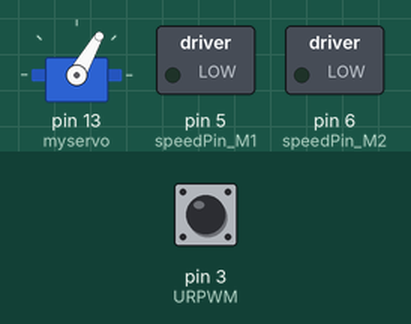
This sketch was run on a simulated Arduino Uno, built with avr-gcc and run on an emulated ATmega328P. Parts: servo, switched loads named in the sketch (green lamp = pin HIGH). The inputs (shaded band) are chosen by the test bench; at power-on: pin 3 (URPWM) LOW. Pins used as bus, display or sensor lines are not drawn; what the sketch prints to the serial monitor is not drawn.

Above: at 2.2 s.
2.3 s: pin 3 (URPWM) pulsed HIGH 2 times (0.12 s each, 0.3 s apart)
At 2.9 s:
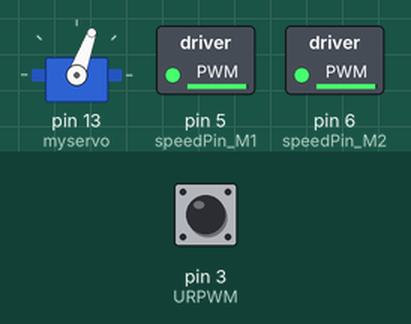
At 3.9 s:
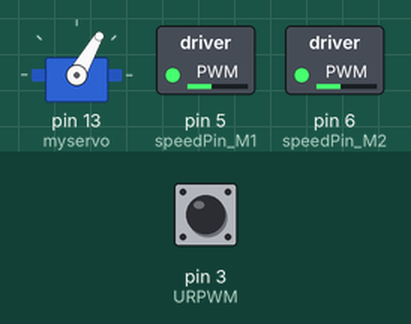
5.9 s: pin 3 (URPWM) pulsed HIGH 5 times (0.12 s each, 0.3 s apart)
At 10.3 s:
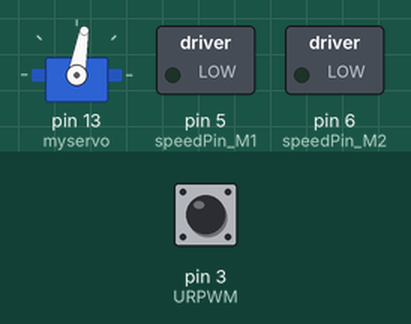
Timing chart, 0 to 25.3 s (numbered marks = the images above; inputs shaded):
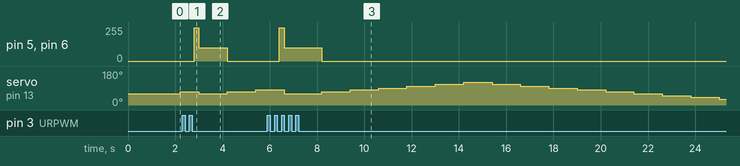

The sketch:

car.ino
```cpp
// (licence header left out)
/***********Notice and Troubleshooting***************
For help and info visit the wiki page for this product:
https://www.dfrobot.com/wiki/index.php?title=Basic_Kit_for_Cherokey_4WD_SKU:ROB0117
For any other problems, post on the DFRobot forum or email techsupport@dfrobot.com
****************************************************/
#include <Servo.h>
#include <Metro.h>

Metro measureDistance = Metro(50);
Metro sweepServo = Metro(20);

int speedPin_M1 = 5;     //M1 Speed Control
int speedPin_M2 = 6;     //M2 Speed Control
int directionPin_M1 = 4;     //M1 Direction Control
int directionPin_M2 = 7;     //M2 Direction Control
unsigned long actualDistance = 0;
Servo myservo;  // create servo object to control a servo
int pos = 60;
int sweepFlag = 1;

int URPWM = 3; // PWM Output 0－25000US，Every 50US represent 1cmk
int URTRIG = 10; // PWM trigger pin
uint8_t EnPwmCmd[4] = {0x44, 0x02, 0xbb, 0x01}; // distance measure command

void setup(){                                 // Serial initialization
  myservo.attach(13);
  Serial.begin(9600);                         // Sets the baud rate to 9600
  SensorSetup();
  delay(1000);
}

void loop() {

  if (measureDistance.check() == 1) {
    actualDistance = MeasureDistance();
    Serial.println(actualDistance);
    delay(200);
  }
  if( actualDistance<=40){
    carStop();
    if(sweepServo.check() == 1){
      Serial.println("servo is moving");
      servoSweep();
    }
    Serial.println("checking for other ways");
  }else if(actualDistance > 40) {
    if( pos < 60 ){
    carTurnRight(250, 250);
    delay(200);
    }
    if( pos > 60){
     carTurnLeft(250, 250);
     delay(200);
    }
    pos = 60;
    myservo.write(pos);
    carAdvance(100,100);
  }else{
      carStop();
  }
}

void SensorSetup() {
  pinMode(URTRIG, OUTPUT);                    // A low pull on pin COMP/TRIG
  digitalWrite(URTRIG, HIGH);                 // Set to HIGH
  pinMode(URPWM, INPUT);                      // Sending Enable PWM mode command
  for (int i = 0; i < 4; i++) {
    Serial.write(EnPwmCmd[i]);
  }
  myservo.write(60);

}

int MeasureDistance() { // a low pull on pin COMP/TRIG  triggering a sensor reading
  digitalWrite(URTRIG, LOW);
  digitalWrite(URTRIG, HIGH);               // reading Pin PWM will output pulses
  unsigned long distance = pulseIn(URPWM, LOW);
  if (distance == 1000) {          // the reading is invalid.
    Serial.print("Invalid");
  } else {
    distance = distance / 50;       // every 50us low level stands for 1cm
  }
  return distance;
}

void carStop() {                //  Motor Stop
  digitalWrite(speedPin_M2, 0);
  digitalWrite(directionPin_M1, LOW);
  digitalWrite(speedPin_M1, 0);
  digitalWrite(directionPin_M2, LOW);
}

void carTurnRight(int leftSpeed, int rightSpeed) {       //Move backward
  analogWrite (speedPin_M2, leftSpeed);             //PWM Speed Control
  digitalWrite(directionPin_M1, LOW);              //set LOW to reverse or HIGH to advance
  analogWrite (speedPin_M1, rightSpeed);
  digitalWrite(directionPin_M2, LOW);
}

void carTurnLeft(int leftSpeed, int rightSpeed) {     //Move forward
  analogWrite (speedPin_M2, leftSpeed);
  digitalWrite(directionPin_M1, HIGH);
  analogWrite (speedPin_M1, rightSpeed);
  digitalWrite(directionPin_M2, HIGH);
}

void carBack(int leftSpeed, int rightSpeed) {           //Turn Left
  analogWrite (speedPin_M2, leftSpeed);
  digitalWrite(directionPin_M1, LOW);
  analogWrite (speedPin_M1, rightSpeed);
  digitalWrite(directionPin_M2, HIGH);
}
void carAdvance(int leftSpeed, int rightSpeed) {         //Turn Right
  analogWrite (speedPin_M2, leftSpeed);
  digitalWrite(directionPin_M1, HIGH);
  analogWrite (speedPin_M1, rightSpeed);
  digitalWrite(directionPin_M2, LOW);
}

void servoSweep() {
  //Serial.println(pos);
  if(sweepFlag ){
     if(pos>=0 && pos<=120){
        pos=pos+10;                                  // in steps of 1 degree
        myservo.write(pos);                         // tell servo to go to position in variable 'pos'
    }
      if(pos>119)  sweepFlag = false;                       // assign the variable again
  }else {
      if(pos>=0 && pos<=120){
        pos=pos-10;
        myservo.write(pos);
      }
      if(pos<1)  sweepFlag = true;
   }
}
```

Measured:
- after the input at 2.3 s, pin 5 (speedPin_M1), pin 6 (speedPin_M2): 0/255 → 250/255 after 0.50 s, → 100/255 0.20 s later, → 0/255 1.2 s later
- after the input at 5.9 s, pin 5 (speedPin_M1), pin 6 (speedPin_M2): 0/255 → 250/255 after 0.50 s, → 100/255 0.20 s later, → 0/255 1.6 s later
